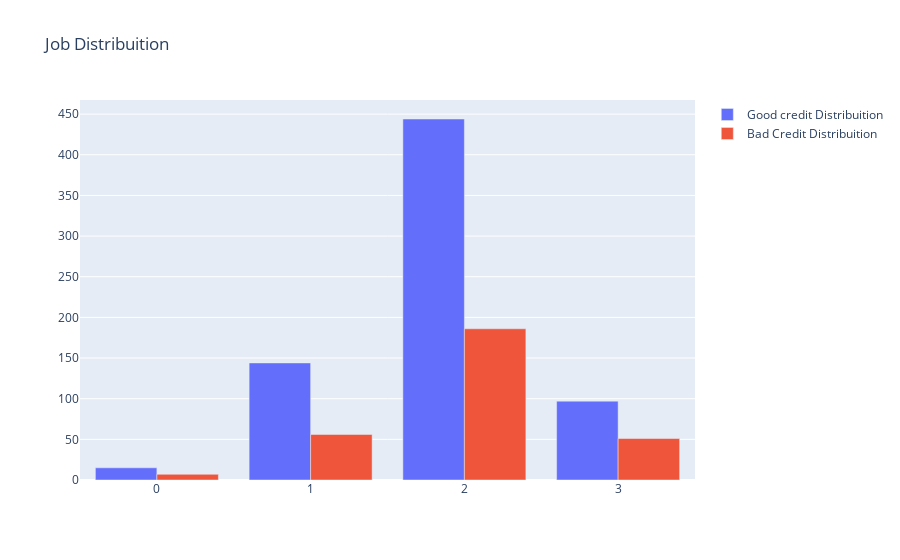

Notebook source saved alongside this figure:
### Markdown cell above
I will do some explorations through the Job
- Distribuition
- Crossed by Credit amount
- Crossed by Age

### Code cell
#First plot
trace0 = go.Bar(
    x = df_credit[df_credit["Risk"]== 'good']["Job"].value_counts().index.values,
    y = df_credit[df_credit["Risk"]== 'good']["Job"].value_counts().values,
    name='Good credit Distribuition'
)

#Second plot
trace1 = go.Bar(
    x = df_credit[df_credit["Risk"]== 'bad']["Job"].value_counts().index.values,
    y = df_credit[df_credit["Risk"]== 'bad']["Job"].value_counts().values,
    name="Bad Credit Distribuition"
)

data = [trace0, trace1]

layout = go.Layout(
    title='Job Distribuition'
)

fig = go.Figure(data=data, layout=layout)

py.iplot(fig, filename='grouped-bar')

### Figure 1 — Plotly figure (JSON) as saved in the notebook; plotly's stock layout.template omitted (floating-point values rounded to 4 significant figures)
{"data": [{"name": "Good credit Distribuition", "x": [2, 1, 3, 0], "y": [444, 144, 97, 15], "type": "bar"}, {"name": "Bad Credit Distribuition", "x": [2, 1, 3, 0], "y": [186, 56, 51, 7], "type": "bar"}], "layout": {"title": {"text": "Job Distribuition"}}}
